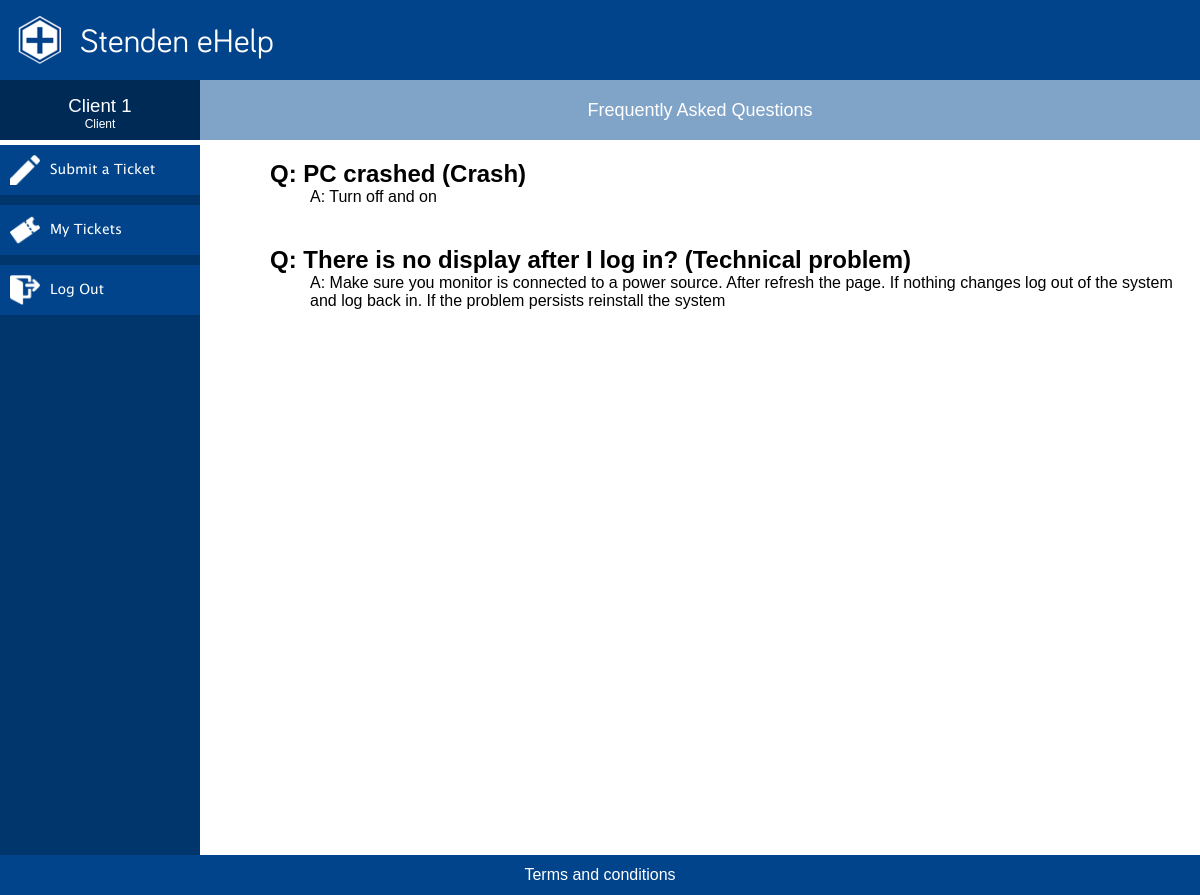
Page /faq.php (signed in) on the earlier database version.
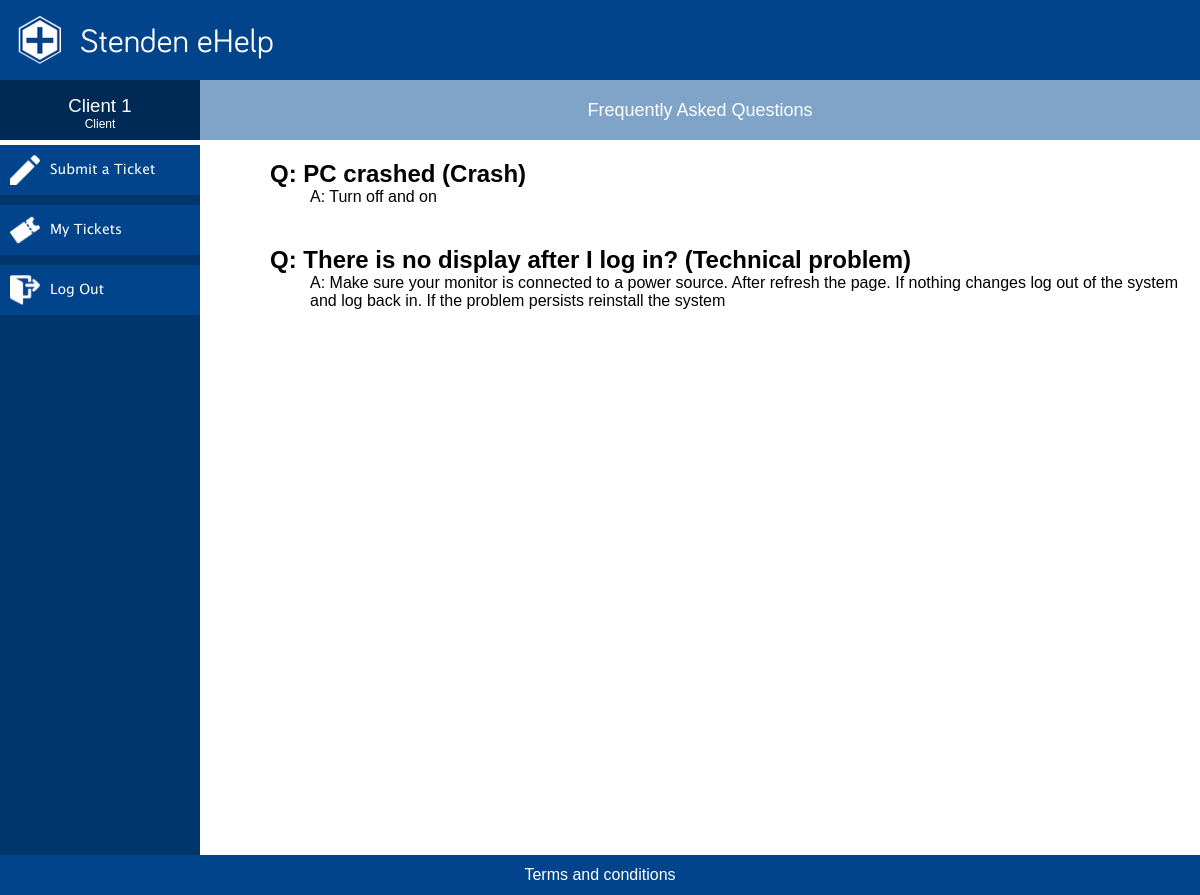
Same page on the later database version.
### tables this page shows
CREATE TABLE `incident` (
  `incident_id` int(11) NOT NULL,
  `client_id` int(5) DEFAULT NULL,
  `operator_id` int(5) DEFAULT NULL,
  `status_id` int(11) DEFAULT '1',
  `category_id` int(11) DEFAULT NULL,
  `description` varchar(512) DEFAULT NULL,
  `solution` varchar(512) DEFAULT NULL,
  `start_date` timestamp NULL DEFAULT CURRENT_TIMESTAMP,
  `end_date` datetime DEFAULT NULL
);

CREATE TABLE `category` (
  `category_id` int(11) NOT NULL,
  `category_name` varchar(30) NOT NULL
);

### php/permissions.php (called while the page is built, shortened)
<?php
$permissionTable = [
    "client" => [
        "view" => ['faq.php', 'submitTicket.php', 'MyTickets.php'],
        "edit" => ['my_tickets.php', 'my_account.php'],
        "delete" => ['my_tickets.php']
    ],
    "employee" => [
        "view" => ['dashboard.php', 'my_tickets.php', 'open_tickets.php', 'my_account.php'],
        "edit" => ['my_tickets.php', 'my_account.php'],
    ],
    "team leader" => [
        "view" => ['tickets.php', 'MyTickets.php', 'messages.php', 'statistics.php', 'faq.php'],
        "edit" => ['my_tickets.php', 'my_account.php'],
    ]
];

### faq.php (the view, shortened to what this page needs)
<?php
    require "php/requirements.php";
    $sql = "SELECT description, solution, category_name FROM incident
                INNER JOIN category ON incident.category_id = category.category_id
                INNER JOIN status ON incident.status_id = status.status_id
                WHERE status_name = 'Closed'";
    $faqs = mysqli_query($conn, $sql);
?>
<!DOCTYPE HTML>
<html lang="en">
    <head>
        <link rel="stylesheet" href="css/mainCSS.css">
    </head>
    <body>
        <div class="wrapper">
            <div class="header">
                <div class="logo">
                    <img src="img/logo.png" alt="Stenden eHelp">
                </div>
                <p>Stenden eHelp</p>
            </div>
            <div id="content-wrapper">
                <div id="sidebar">
                    <div class="userDetails">
                        <div class="clientName"><p><?php echo $_SESSION['name']; ?></p></div>
                        <div class="clientType"><p><?php echo $_SESSION['userType']; ?></p></div>
                    </div>
                    <div class="titleDivider"></div>
                    <div class="navWrapper">
                        <?= generateMenu() ?>
                    </div>
                </div>
                <div class="content">
                    <div class="titleBox"><p>Frequently Asked Questions</p></div>
                    <?php if(has_license()){ ?>
                        <div class="faq">
                            <?php while($row = mysqli_fetch_assoc($faqs)){ ?>
                                <article>
                                    <h2>Q: <?= $row['description'] ?> (<?= $row['category_name'] ?>)</h2>
                                    <p>A: <?= $row['solution'] ?></p>
                                </article>
                            <?php } ?>
                        </div>
                    <?php } else { ?>
                        <p>You are not supposed to see this page.</p>
                    <?php } ?>
                </div>
                <div class="footer">
                    <div class="terms">
                        <p>Terms and conditions</p>
                    </div>
                </div>
            </div>
        </div>
    </body>
</html>

### php/functions.php (shortened to what this page needs)
<?php
function has_license(){
    return true;
}
function generateMenu(){
    global $permissionTable;
    $html = "";
    foreach($permissionTable[strtolower($_SESSION['userType'])]['view'] AS $permission){
        if(strtolower(basename($_SERVER['SCRIPT_FILENAME'])) == strtolower($permission)) continue;
        $fileName = ucfirst(str_replace('_', ' ', $permission));
        $fileName = str_replace('.php', '', $fileName);
        if($permission == "MyTickets.php") $fileName = "My Tickets";
        if($permission == "submitTicket.php") $fileName = "Submit a Ticket";
        $img = str_replace("php", "png", $permission);
        $html .= "<a href='$permission'>
                <div class='navItem'>
                    <img src='img/menu/$img' alt='$fileName'>
                    <p>$fileName</p>
                </div>
              </a>";
    }
    $html .= "<a href=\"logout.php\">
                    <div class=\"navItem\">
                        <img src='img/menu/logout.png' alt='Logout'>
                        <p>Log Out</p>
                    </div>
                </a>";
    return $html;
}

### css/mainCSS.css (style rules this page uses)
* { padding:0px; margin:0px; box-sizing: border-box; -webkit-box-sizing: border-box; -moz-box-sizing: border-box; }
img { max-width:100%; max-height:100%; }
p { font-family: 'information', 'Arial', sans-serif; }
.wrapper { min-height: 100vh; width: 100%; float:left; }
.wrapper .header { width: 100%; height: 80px; background-color: #01448b; float:left; }
.wrapper .header p { font-family: 'eStenden', 'Arial', sans-serif; float:left; color: white; font-size: 25pt; line-height: 80px; margin: 0; }
.wrapper .header .logo { float:left; height: 50px; margin: 15px; }
.wrapper #content-wrapper { width: 100%; float: left; margin-bottom: 30px; }
.wrapper #content-wrapper #sidebar { width: 200px; min-height: calc(100vh - 80px); float: left; }
.wrapper #content-wrapper #sidebar .userDetails { width: 100%; height: 60px; float: left; background-color: #002a56; padding-top: 15px; }
.wrapper #content-wrapper #sidebar .userDetails .clientName p { color:white; text-align: center; font-size:14pt; }
.wrapper #content-wrapper #sidebar .userDetails .clientType p { color:white; text-align: center; font-size: 9pt; }
.wrapper #content-wrapper #sidebar .titleDivider { height: 5px; width: 100%; background-color: #fff; float:left; }
.wrapper #content-wrapper #sidebar .navWrapper { width: 100%; background-color: #01366d; min-height: calc(100vh - 80px); float: left; }
.wrapper #content-wrapper #sidebar .navWrapper .navItem { width: 100%; height: 50px; background-color: #01448b; float:left; margin-bottom:10px; }
.wrapper #content-wrapper #sidebar .navWrapper .navItem img { width: 30px; height: 30px; margin: 10px; float: left; }
.wrapper #content-wrapper #sidebar .navWrapper .navItem p { color:white; font-size: 14px; text-align: left; font-family: 'nav', 'Arial', sans-serif; float: left; line-height: 50px; margin: 0; padding: 0; transition: 400ms; }
.wrapper #content-wrapper .content { width: calc(100% - 200px); min-height: calc(100vh - 80px); float: left; }
.wrapper #content-wrapper .content .titleBox { height: 60px; width: 100%; background-color: #80a3c8; float:left; }
.wrapper #content-wrapper .content .titleBox p { padding: 0; line-height: 60px; text-align: center; color: white; font-size: 18px; }
.wrapper .footer { width: 100%; float: left; background-color:#01448b; position: fixed; text-align: center; line-height: 40px; bottom: 0; color: white; }
.wrapper #content-wrapper .content .faq { height: auto; margin-left: 5%; width: 95%; padding: 20px; overflow-y: scroll; }
.wrapper #content-wrapper .content .faq p { margin-left: 40px; font-family: 'information', 'Arial', sans-serif; }
.wrapper #content-wrapper .content .faq h2 { font-family: 'information', 'Arial', sans-serif; }
.wrapper #content-wrapper .content .faq article { margin-bottom: 40px; }

Differences in the rows shown:
changed incident "There is no display after I log in?": solution "Make sure you monitor is connected to…" → "Make sure your monitor is connected to…"
